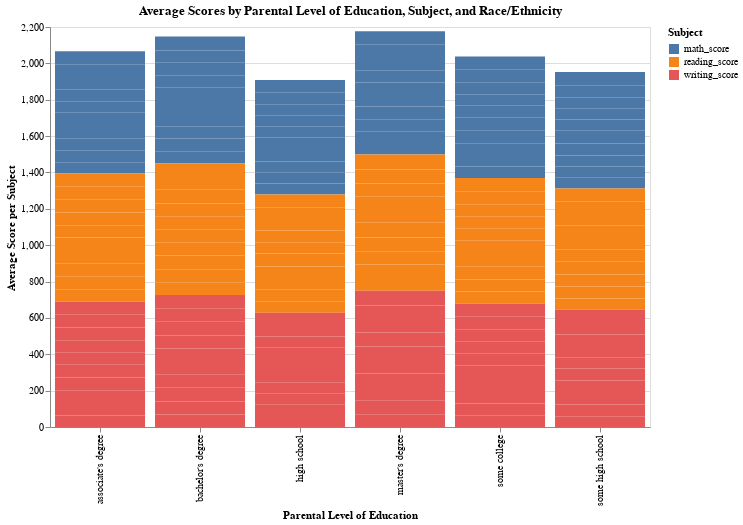

The notebook cell saved with this chart:
### Code cell
average_scores= data_long.groupby(['parental_level_of_education', 'subject', 'race_ethnicity']).score.mean().reset_index()
average_scores_all=average_scores.copy()
average_scores_all['race_ethnicity']='All'
average_scores_combined=pd.concat([average_scores, average_scores_all])
ethnicity_input = alt.binding_select(options=['All']+list(average_scores['race_ethnicity'].unique()), name='Race/Ethnicity: ')
ethnicity_selection = alt.selection_point(fields=['race_ethnicity'], bind=ethnicity_input)

# Create the bar chart
bar_chart = alt.Chart(average_scores_combined).mark_bar().encode(
    x=alt.X('parental_level_of_education:N', title='Parental Level of Education', sort=None),
    y=alt.Y('score:Q', title='Average Score', axis=alt.Axis(title='Average Score per Subject')),
    color=alt.Color('subject:N', legend=alt.Legend(title="Subject")),
    tooltip=['parental_level_of_education', 'subject', 'score', 'race_ethnicity']
).transform_filter(
    ethnicity_selection
).properties(
    title="Average Scores by Parental Level of Education, Subject, and Race/Ethnicity",
    width=600,
    height=400
).add_params(
    ethnicity_selection
)

bar_chart
bar_chart.save('barchart.html', embed_options={'renderer':'svg'})
bar_chart

### Figure 1 — Vega-Lite specification as saved in the notebook (floating-point values rounded to 4 significant figures; data arrays with more than 128 entries replaced by an {"elided": "..."} marker saying what was removed)
{"config": {"view": {"continuousWidth": 300, "continuousHeight": 300}}, "data": {"name": "data-e65703e96392eb88730d3521e0fc764e"}, "mark": {"type": "bar"}, "encoding": {"color": {"field": "subject", "legend": {"title": "Subject"}, "type": "nominal"}, "tooltip": [{"field": "parental_level_of_education", "type": "nominal"}, {"field": "subject", "type": "nominal"}, {"field": "score", "type": "quantitative"}, {"field": "race_ethnicity", "type": "nominal"}], "x": {"field": "parental_level_of_education", "sort": null, "title": "Parental Level of Education", "type": "nominal"}, "y": {"axis": {"title": "Average Score per Subject"}, "field": "score", "title": "Average Score", "type": "quantitative"}}, "height": 400, "params": [{"name": "param_2", "select": {"type": "point", "fields": ["race_ethnicity"]}, "bind": {"input": "select", "options": ["All", "group A", "group B", "group C", "group D", "group E"], "name": "Race/Ethnicity: "}}], "title": "Average Scores by Parental Level of Education, Subject, and Race/Ethnicity", "transform": [{"filter": {"param": "param_2"}}], "width": 600, "$schema": "https://vega.github.io/schema/vega-lite/v5.16.3.json", "datasets": {"data-e65703e96392eb88730d3521e0fc764e": {"elided": "180 records"}}}
